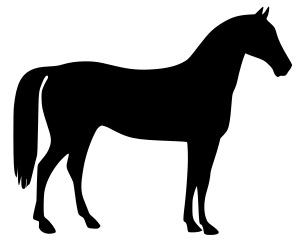
//> input picture 中轴线提取/Project_configurate/Project_configurate/hourse.jpg, 300 x 246 px
$ ./源   (built with g++ and OpenCV 4)
//> lines starting //> are read from the running program, lines starting //| are printed output that depends on the picture; after the words box and inside, x2 and y2 are one past the last pixel; in counts of white or black regions, pixels touching at a corner belong together
#include<opencv2/opencv.hpp>
#include<iostream>
#include<vector>
using namespace cv;
using namespace std;


void center_axis(InputArray _src, Mat& dst);
int main()
{

	Mat img = imread("hourse.jpg");
//> img is the input picture: 246 rows x 300 cols, CV_8UC3; min 0, max 255, mean 170.7
	cvtColor(img, img, COLOR_BGR2GRAY);
//> img: 246 rows x 300 cols, CV_8UC1
	threshold(img, img, 0, 255, THRESH_BINARY_INV | THRESH_OTSU);
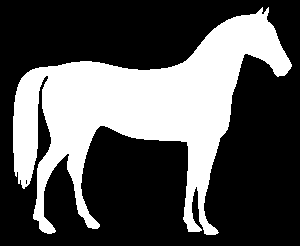
//> img: 246 rows x 300 cols, CV_8UC1; 33.1% white; 1 white region, box (x1, y1, x2, y2) and area: (13, 7, 292, 235) 24422
	Mat showImage;
	center_axis(img, showImage);
	string str = "./";
	imwrite(str + "7.jpg", showImage);
	//imwrite("123,jpg", showImage);
	return 0;
}
//------@_src:输入为二值化图像，背景为0
//------@dst :输出为CV_8UC1
void center_axis(InputArray _src, Mat&  dst)
{
	//---存储位置和数据
	typedef struct MyStruct
	{
		Point position;
		float num;
	}MyStruct;
	//----定义查表数据/这个表格有问题，暂时不想去改进
	int wjy_array[] = { 0, 0, 1, 1, 0, 0, 1, 1, 1, 1, 0, 1, 1, 1, 0, 1,
		1, 1, 0, 0, 1, 1, 1, 1, 0, 0, 0, 0, 0, 0, 0, 1,
		0, 0, 1, 1, 0, 0, 1, 1, 1, 1, 0, 1, 1, 1, 0, 1,
		1, 1, 0, 0, 1, 1, 1, 1, 0, 0, 0, 0, 0, 0, 0, 1,
		1, 1, 0, 0, 1, 1, 0, 0, 0, 0, 0, 0, 0, 0, 0, 0,
		0, 0, 0, 0, 0, 0, 0, 0, 0, 0, 0, 0, 0, 0, 0, 0,
		1, 1, 0, 0, 1, 1, 0, 0, 1, 1, 0, 1, 1, 1, 0, 1,
		0, 0, 0, 0, 0, 0, 0, 0, 0, 0, 0, 0, 0, 0, 0, 0,
		0, 0, 1, 1, 0, 0, 1, 1, 1, 1, 0, 1, 1, 1, 0, 1,
		1, 1, 0, 0, 1, 1, 1, 1, 0, 0, 0, 0, 0, 0, 0, 1,
		0, 0, 1, 1, 0, 0, 1, 1, 1, 1, 0, 1, 1, 1, 0, 1,
		1, 1, 0, 0, 1, 1, 1, 1, 0, 0, 0, 0, 0, 0, 0, 0,
		1, 1, 0, 0, 1, 1, 0, 0, 0, 0, 0, 0, 0, 0, 0, 0,
		1, 1, 0, 0, 1, 1, 1, 1, 0, 0, 0, 0, 0, 0, 0, 0,
		1, 1, 0, 0, 1, 1, 0, 0, 1, 1, 0, 1, 1, 1, 0, 0,
		1, 1, 0, 0, 1, 1, 1, 0, 1, 1, 0, 0, 1, 0, 0, 0 };
	//---本程序用的是这个表格
	uchar lut[] = { 200, 206, 220, 204, 0, 207, 0, 204, 0, 207, 221, 51, 1, 207, 221, 51,
		0, 0, 221, 204, 0, 0, 0, 204, 1, 207, 221, 51, 1, 207, 221, 51 };
	Mat src = _src.getMat();
	//Mat dst = _dst.getMat();
	distanceTransform(src, src, DIST_L2, DIST_MASK_3, 5);
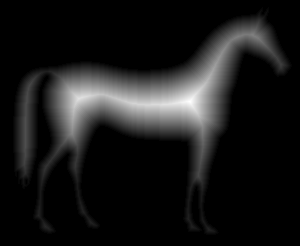
//> src: 246 rows x 300 cols, CV_32FC1; min 0, max 40.15, mean 4; drawn with min black and max white
	normalize(src, src, 0, 255, NORM_MINMAX);//只要背景为0即可，没必要0-255
	Mat img_row = src.reshape(0, 1);//转化为一行数据，方便处理
	vector<MyStruct> my_vector;//目标数据、排序数据
	for (size_t j = 0; j < img_row.cols; j++)//Mat放到vector便于操作
	{
		if (img_row.at<float>(0, j) == 0) continue;
		MyStruct my_struct;
		my_struct.num = saturate_cast<float>(img_row.at<float>(0, j));
		my_struct.position = Point(saturate_cast<int>(j % src.cols), saturate_cast<int>(j / src.cols));
		my_vector.push_back(my_struct);
	}
//> this loop made 73800 passes
//> my_struct.num on passes 2363, 2369, 2662, 2663, 2668, 2669, 2961, 2962, 2963, 2967, 2968, 2969: 6.07, 6.07, 6.07, 6.07, 6.07, 6.07, 6.07, 8.7, 6.07, 6.07, 8.7, 6.07
//> after the loop, my_vector = 24422 items
	//----排序目标数据，返回位置和数值
	for (size_t i = 0; i < my_vector.size(); i++)
	{
		if (my_vector[i].num == 0) continue;//背景不处理
		for (size_t j = i; j < my_vector.size(); j++)
		{
			MyStruct temp;
			if (my_vector[i].num >= my_vector[j].num)
			{
				if (my_vector[j].num == 0) continue;//背景不处理
				temp = my_vector[j];
				my_vector[j] = my_vector[i];
				my_vector[i] = temp;
			}
		}
	}
	//根据查表处理排序数据，这里都为目标数据，不需要进行背景判断了
	for (size_t i = 0; i < my_vector.size(); i++)
	{
		//----边界数据不处理，至于改进也很简单，懂点程序就可以了
		if (my_vector[i].position.y == 1
			|| my_vector[i].position.x == 1
			|| my_vector[i].position.y == src.rows - 1
			|| my_vector[i].position.x == src.cols - 1
			|| src.at<float>(my_vector[i].position.y, my_vector[i].position.x) == 0) continue;
		else
		{
			char num[] = { 1,1,1,1,1,1,1,1 };
			//---这里比较low，不想去用左移变换了，用的人自己改进吧
			num[0] = src.at<float>(my_vector[i].position.y - 1, my_vector[i].position.x - 1)
	> 0 ? 1 : 0;
			num[1] = src.at<float>(my_vector[i].position.y - 1, my_vector[i].position.x)
		> 0 ? 1 : 0;
			num[2] = src.at<float>(my_vector[i].position.y - 1, my_vector[i].position.x + 1)
	> 0 ? 1 : 0;
			num[3] = src.at<float>(my_vector[i].position.y, my_vector[i].position.x - 1)
	> 0 ? 1 : 0;
			num[4] = src.at<float>(my_vector[i].position.y, my_vector[i].position.x + 1)
						> 0 ? 1 : 0;
			num[5] = src.at<float>(my_vector[i].position.y + 1, my_vector[i].position.x - 1)
						> 0 ? 1 : 0;
			num[6] = src.at<float>(my_vector[i].position.y + 1, my_vector[i].position.x)
						> 0 ? 1 : 0;
			num[7] = src.at<float>(my_vector[i].position.y + 1, my_vector[i].position.x + 1)
						> 0 ? 1 : 0;
			int sum = num[0] + num[1] * 2 + num[2] * 4 + num[3] * 8
				+ num[4] * 16 + num[5] * 32 + num[6] * 64 + num[7] * 128;
			src.at<float>(my_vector[i].position.y, my_vector[i].position.x) = ((lut[uchar(sum / 8)] >> sum % 8) & 1) != 1 ? 255 : 0;
		}
	}
//> this loop made 24422 passes
//> sum on passes 1 to 12: 15, 15, 15, 15, 15, 15, 15, 15, 15, 7, 15, 15
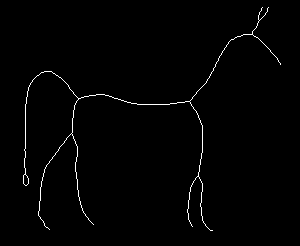
//> src: 246 rows x 300 cols, CV_32FC1; 1.1% white in thin lines or dots, all inside (x1, y1, x2, y2) = (23, 7, 281, 231)
	dst = src.clone();
	dst.convertTo(dst, CV_8UC1);
}
